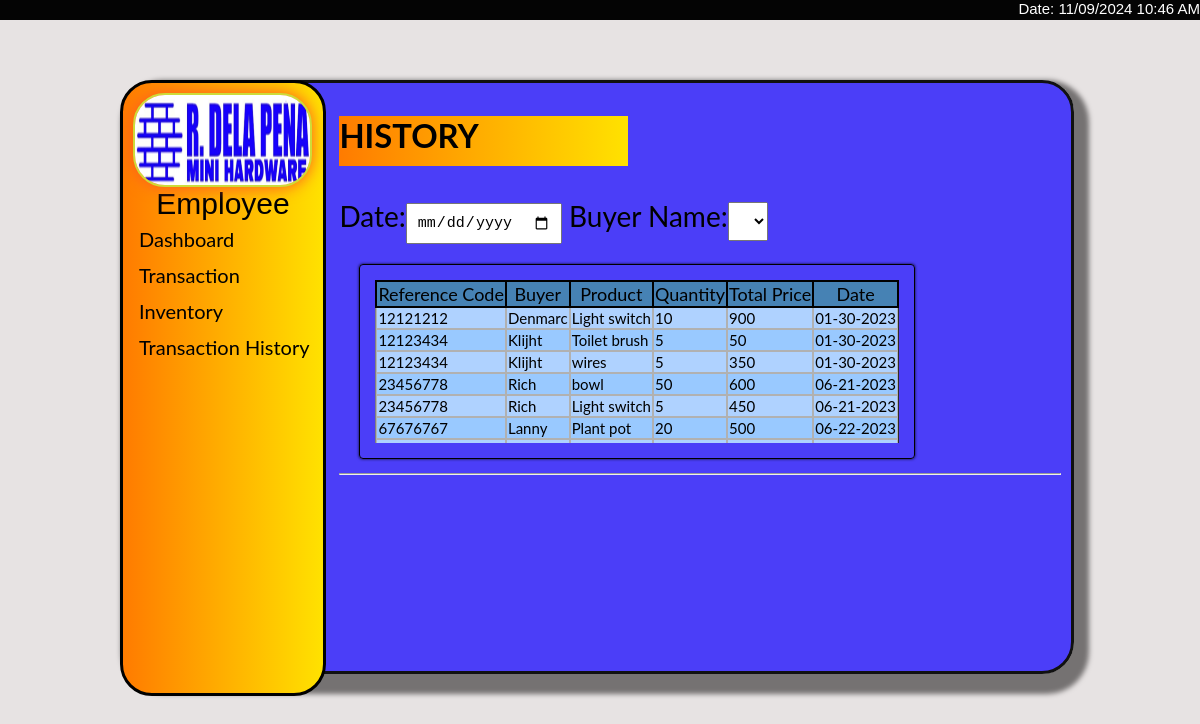
The app's page /employee/history.php with its own data.
### tables this page shows
CREATE TABLE `transaction_history` (
  `id` int(100) NOT NULL,
  `Reference_Code` varchar(8) NOT NULL,
  `Buyer` varchar(1000) NOT NULL,
  `Products` varchar(100) NOT NULL,
  `Quantity` int(100) NOT NULL,
  `Date` varchar(10) NOT NULL,
  `Total_Price` int(100) NOT NULL
);

### employee/history.php (the view, shortened to what this page needs)
<html>
    <head>
        <link rel="stylesheet" href="Menui.css">
    </head>
    <body>
	<div class="bodymain">
	<header>
	<div class="date">
    <p>
      Date: <?= date ('m/d/Y');?> <?= date ('h:i A'); ?> </p>
  </div>
  <div class="sidenav">
  <div class="profile-pic">
  <img src="img/CompanyLogo.png"/>
  </div>
  <div class="user-name">
  Employee
  </div>
  <a href="Dashboard.php">Dashboard</a>
    <a href="sell.php">Transaction</a>
    <a href="inventory.php">Inventory</a>
    <a href="history.php">Transaction History</a>
</div>
</header>
<div class="main">
<h3>HISTORY</h3>
<div class="search-box">
			Date:<input type="date" id="date">
			Buyer Name:<select id="buyname">
			</select>
		</div>
		<div class="outer-wrapper"><div class="inner-wrapper">
		<table border='1' cellspacing='0'>
			<thead>
			<tr>
		 		<th style='background-color:  rgb(70, 130, 180); color: black'>Reference Code</th>
		 		<th style='background-color:  rgb(70, 130, 180); color: black'>Buyer</th>
		 		<th style='background-color:  rgb(70, 130, 180); color: black'>Product</th>
		 		<th style='background-color:  rgb(70, 130, 180); color: black'>Quantity</th>
				<th style='background-color:  rgb(70, 130, 180); color: black'>Total Price</th>
		 		<th style='background-color:  rgb(70, 130, 180); color: black'>Date</th>
				</tr>
			</thead>
			<tbody id='result'>
<?php
    include 'inv.php';
			$product_query1 = "SELECT * FROM transaction_history";
			$product_result = mysqli_query($conn, $product_query1);
		$ctr=1;
		 while($row = mysqli_fetch_array($product_result)) {
			$ctr++;
			extract($row);
			if ($ctr%2==1){
				echo"<tr style='background-color: #99c9ff'>";
			}
			else {
				echo"<tr style='background-color: #afd2ff'>";
			}
			echo "
			 <td>$Reference_Code</td>
			 <td>$Buyer</td>
			 <td>$Products</td>
			 <td>$Quantity</td>
			 <td>$Total_Price</td>
			 <td>$Date</td>
        </tr>";
		}
	?>
	</tbody>
	</table>
		</div></div>
	<hr>
</div>
</div>
	</body>
</html>

### employee/Menui.css (style rules this page uses)
body { font-family: "Lato", sans-serif; background-color: #e0dbdbc0; overflow-y: hidden; overflow-x: hidden; }
.bodymain { font-family: "Lato", sans-serif; background-color: #1909ffc0; margin-left: 10%; margin-top: 80px; margin-bottom: 10%; margin-right: 10%; border-top: #111 3px solid; border-bottom: #111 3px solid; border-right: #111 3px solid; border-left: #111 3px solid; border-radius: 32px; box-shadow: 5px 10px 5px 10px #757272 ; height: 75%; min-height: 75%; max-height: max-content; }
h3 { background: linear-gradient(90deg, #ff7b00 0%, #ffe200 100%); width: 40%; height: 50px; }
.sidenav { border: solid black 3px; height: 75%; width: 200px; position: fixed; z-index: 1; top: 0; left: 0; background: linear-gradient(90deg, #ff7b00 0%, #ffe200 100%); overflow-x: hidden; padding-top: 10px; margin-left: 10%; margin-top: 80px; margin-bottom: 10%; margin-right: 10%; border-radius: 32px; }
.sidenav a { padding: 6px 8px 6px 16px; text-decoration: none; font-size: 20px; color: #e0dddd; display: block; transition-duration: 0.4s; }
.main { margin-left: 200px; font-size: 28px; padding: 0px 10px; height: 80%; }
.main table { text-align: center; }
.profile-pic img { border-radius: 50%; height: 160px; width: 160px; position: relative; margin-left: 18px; }
.user-name { font-size: 30px; text-align: center; color: white; font-family: 'Franklin Gothic Medium', 'Arial Narrow', Arial, sans-serif; }
tr th { background-color: #333333; }
td { font-size:15px; padding:2px 7px; }
.search-box { text-align: right; margin-bottom: 20px; margin-top: 20px; }
.search-box { padding: 0%; }
.date { width:100%; background-color:#000000fb; position: fixed; z-index: 1; top: 0 ; left: 0; right: 0; height: 20px; }
.date p { margin-top: 0; font-size: 15px; color: #ffffff; text-align: right; font-family: 'Franklin Gothic Medium', 'Arial Narrow', Arial, sans-serif ; }
.outer-wrapper { margin: 3px; margin-left: 20px; margin-right: 20px; border: 1px solid black; border-radius: 4px; box-shadow: 0px 0px 3px rgba(0, 0, 0, 0.9); max-width: fit-content; max-height: 200px; }
.inner-wrapper { overflow-y: scroll; height: 160px; max-height: 66.4vh; margin-top: 3px; margin: 15px; padding-bottom: 3px; }
.inner-wrapper table { min-width: max-content; border-collapse: separate; border-spacing: 0px; }
.inner-wrapper table th { position: sticky; top: 0px; background-color: #133b5c; color: rgb(241, 245, 179); text-align: center; font-weight: normal; font-size: 18px; outline: 0.7px solid black; border: 1.5px solid black; }
.inner-wrapper table th, table td { padding: 1px; padding-top: 1px; padding-bottom: 1px; }
.inner-wrapper table td { text-align: left; font-size: 15px; border: 1px solid rgb(177, 177, 177); padding-left: 1px; }

### employee/history.php (style rules this page uses)
td { text-align: center; }
.profile-pic img { width: 175px; height: 90px; border-radius: 32px; border: 2px solid #cddc39; filter: drop-shadow(0 0 8px #ff5722); margin-left: 10px; }
.sidenav a { color:black; }
.user-name { color: black; }
.search-box { text-align: left; }
.search-box select { padding: 9px 9px; font-size: 15px; }
.search-box input { padding: 9px 9px; font-size: 15px; }

### records on screen
transaction_history: Reference_Code "12121212", Buyer "Denmarc", Products "Light switch", Quantity "10", Total_Price "900", Date "01-30-2023"
transaction_history: Reference_Code "12123434", Buyer "Klijht", Products "Toilet brush", Quantity "5", Total_Price "50", Date "01-30-2023"
transaction_history: Reference_Code "12123434", Buyer "Klijht", Products "wires", Quantity "5", Total_Price "350", Date "01-30-2023"
transaction_history: Reference_Code "23456778", Buyer "Rich", Products "bowl", Quantity "50", Total_Price "600", Date "06-21-2023"
transaction_history: Reference_Code "23456778", Buyer "Rich", Products "Light switch", Quantity "5", Total_Price "450", Date "06-21-2023"
transaction_history: Reference_Code "67676767", Buyer "Lanny", Products "Plant pot", Quantity "20", Total_Price "500", Date "06-22-2023"

### other values on screen
date ('m/d/Y') "11/09/2024"
date ('h:i A') "10:46 AM"
